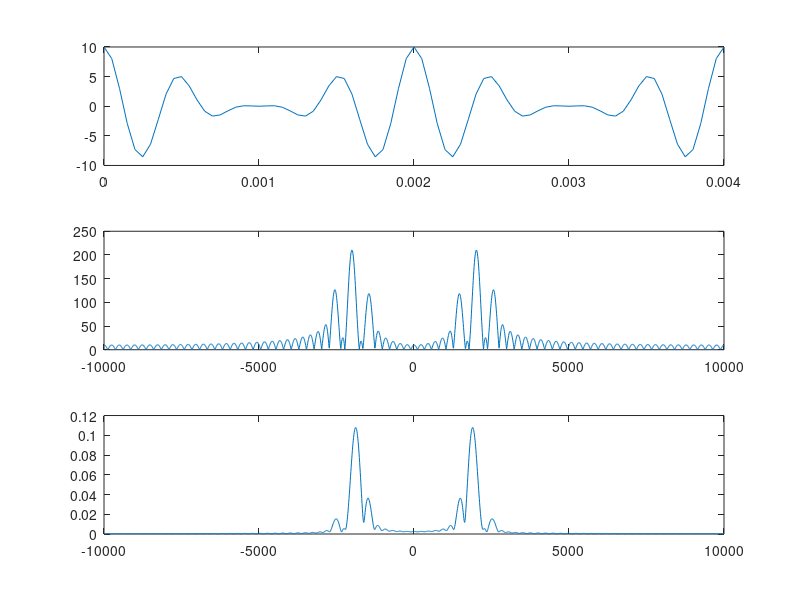

Source code (MATLAB):
clc;
clear;
close all;

fc = 2000;
fm = 500;
fs = 10*fc;
wc= 2*fc/fs;
n = 2;
Am = 5;
Ac = 5;

t = 0 : 1/fs : n/fm;
St = Ac * cos(2*pi*fc*t) .* (1 + ((Am/Ac)*cos(2*pi*fm*t)));

subplot(3,1,1)
plot(t,St)

St_ = fft(St,2048);
Sf = fftshift(St_);
w = linspace(-fs/2, fs/2, length(Sf));

subplot(3,1,2)
plot(w, abs(Sf))

h = fir1(1001, 0.18, 'high');
y = filter(h, 1, St);
y_ = fft(y, 2048);
yf = fftshift(y_);

subplot(3,1,3)
plot(w, abs(yf))
